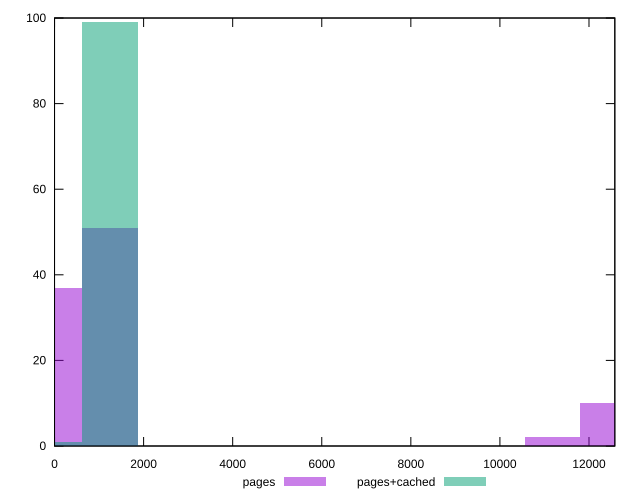

Generate this figure with gnuplot:
reset

$pages <<EOF
0 37
1242.1623492527456 51
12421.623492527455 10
11179.46114327471 2
EOF

$pagesCached <<EOF
0 1
1242.1623492527456 99
EOF

set key outside below
set boxwidth 1242.1623492527456
set xrange [0:12580]
set yrange [0:100]
set trange [0:100]
set style fill transparent solid 0.5 noborder
set terminal svg size 640, 500 enhanced background rgb 'white'
set output "report_00009_2021-02-08T22-37-41.559Z/uses-rel-preload/comparison/histogram/0_vs_1.svg"

plot $pages title "pages" with boxes, \
     $pagesCached title "pages+cached" with boxes

reset
